Frame 1 (no input): blank canvas, image omitted
Frame 60 (no input): blank canvas, image omitted
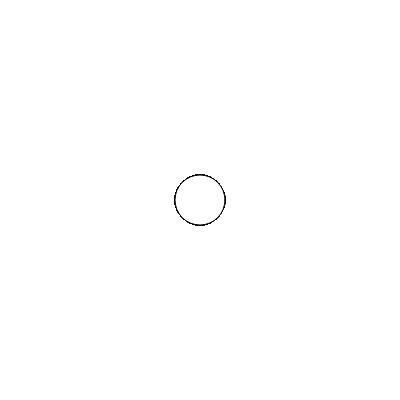
Frame 120 (the mouse pressed at the canvas centre since frame 60)

The p5.js sketch whose frames 1 and 60 were blank and that drew this single picture after the mouse press (run headless with seeded random() and noise() and a simulated clock; from frame 60 on, the mouse is pressed at the canvas centre):

// p5.js sketch
// ── sketch.js
function setup() {
  createCanvas(400, 400);
}

function draw() {
  if(mouseIsPressed) {
    mousePressed();
  }
}

function mousePressed() {
  if (mouseButton === LEFT) {
    ellipse(mouseX, mouseY, 50, 50);
  } else if (mouseButton === RIGHT) {
    rect(mouseX, mouseY, 50, 50);
  }
}
